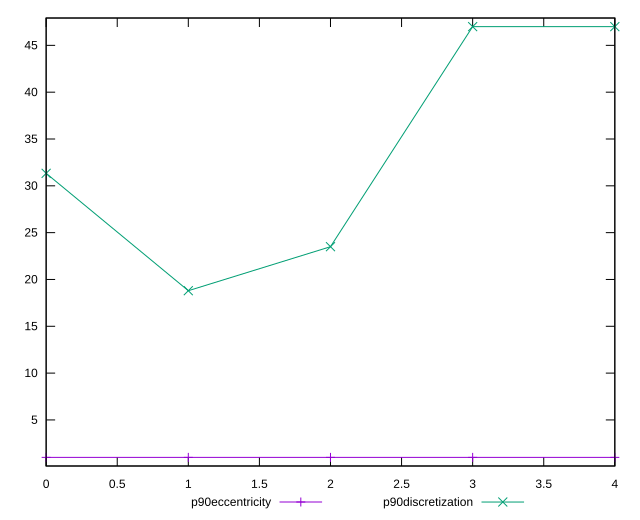

Source code (gnuplot):
reset

$p90Eccentricity <<EOF
0 0.9999999999999989
1 0.9999999999999991
2 1.0000000000000022
3 1.0000000000000029
4 0.9999999999999976
EOF

$p90Discretization <<EOF
0 31.333333333333332
1 18.8
2 23.5
3 47
4 47
EOF

set key outside below
set xrange [0:4]
set yrange [0.07999999999999752:47.92]
set trange [0.07999999999999752:47.92]
set terminal svg size 640, 520 enhanced background rgb 'white'
set output "report_00019_2021-02-10T18-14-37.922Z//uses-http2/progression/eccentricity.svg"

plot $p90Eccentricity title "p90eccentricity" with linespoints, \
     $p90Discretization title "p90discretization" with linespoints

reset
